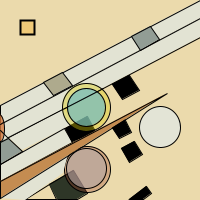
Frame 1 (no input)
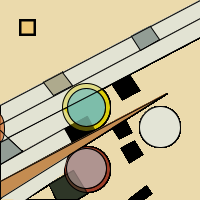
Frame 60 (the mouse pressed at the canvas centre just before this capture)
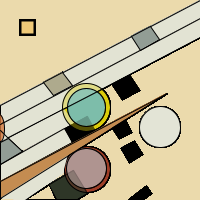
Frame 120 (the mouse held since frame 60 and released just before this capture)

The Processing sketch that drew these frames (run headless with seeded random() and noise(); from frame 60 on, the mouse is pressed at the canvas centre):

// Processing sketch: KatieLau_Exercise2
// ── KatieLau_Exercise2.pde
void setup() {
  background(235, 218, 172);
  size(200, 200);
}

void draw() {
  fill(0);
  fill(226, 227, 211); 
  quad(0, 105, 200, 0, 200, 18, 0, 124); //first white slab
  fill(226, 227, 211);
  quad(0, 124, 200, 18, 200, 37, 0, 142); //second white slab
  strokeWeight(2); 
  fill(239, 201, 120);
  rect(20, 20, 14, 14); //top left yellowish square
  strokeWeight(1);
  fill(227, 228, 214);
  ellipse(160, 127, 41, 41); //the alone circle
  noStroke();
  fill(226, 227, 211);
  quad(9, 138, 64, 109, 74, 123, 22, 150); //white splodge left of yellow circle
  stroke(0);
  strokeWeight(1);
  quad(0, 164, 64, 128, 72, 142, 0, 181);
  line(0, 130, 8, 138); //little diagonal line
  fill(174, 170, 141);
  quad(43, 82, 62, 72, 72, 85, 53, 95); //dotty quad top left
  fill(146, 157, 149);
  quad(131, 36, 150, 26, 159, 39, 140, 50); //grey quad top right
  quad(0, 142, 8, 138, 22, 151, 0, 164); //cut off quad near down left
  fill(0);
  quad(65, 128, 87, 116, 96, 133, 72, 142); //quad behind circle and triangle
  fill(220, 205, 10, 100);
  ellipse(86, 107, 48, 48); //yellow circle behind blue circle
  fill(107, 186, 201, 170);
  ellipse(86, 107, 38, 38); //blue circle
  line(103, 88, 8, 137); //line over circle
  fill(0);
  quad(112, 84, 129, 75, 139, 90, 122, 99); //black square above triangle
  quad(111, 126, 124, 118, 131, 132, 119, 138); //black quad touching under triangle
  quad(121, 148, 134, 141, 142, 154, 129, 162); //quad near the black quad touching the triangle
  noFill();
  triangle(25, 199, 49, 184, 56, 199); //triangle at bottom 
  fill(46, 54, 39);
  beginShape(); //THAT WEIRD PENTAGON AT THE BOTTOM LOL
  vertex(49, 184);
  vertex(73, 170);
  vertex(87, 193);
  vertex(77, 199);
  vertex(57, 199);
  endShape();
  fill(155, 59, 38, 80);
  ellipse(87, 169, 46, 46); //red circle
  fill(178, 166, 166, 150);
  ellipse(86, 168, 40, 40); //purple circle
  noStroke();
  fill(226, 227, 211);
  quad(0, 198, 68, 154, 63, 173, 25, 200); //white splodge to left of purple red circle
  stroke(0);
  strokeWeight(1);
  fill(196, 140, 81);
  triangle(0, 181, 167, 93, 0, 198); //the orange triangle
  fill(0);
  quad(129, 199, 146, 186, 151, 193, 143, 199); // very bottom quad at right
  fill(211, 119, 59, 200);
  arc(0, 128, 8, 27, 0, 180, OPEN); //arc at left
  line(0, 124, 3, 122); //lil line over orange arc
  line(0, 130, 3, 133); //other lil line over orange arc

  
}
